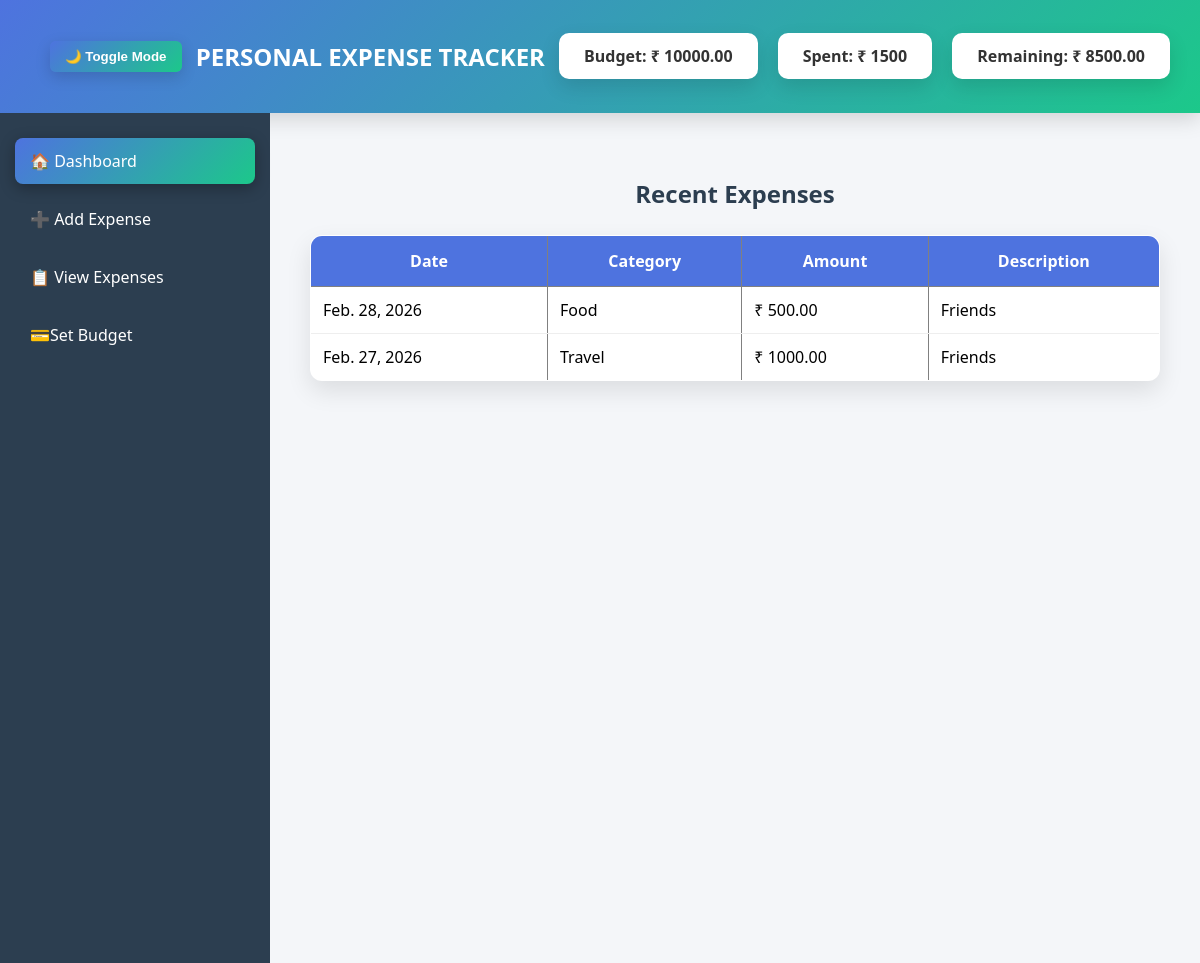
Before: / with the older database file.
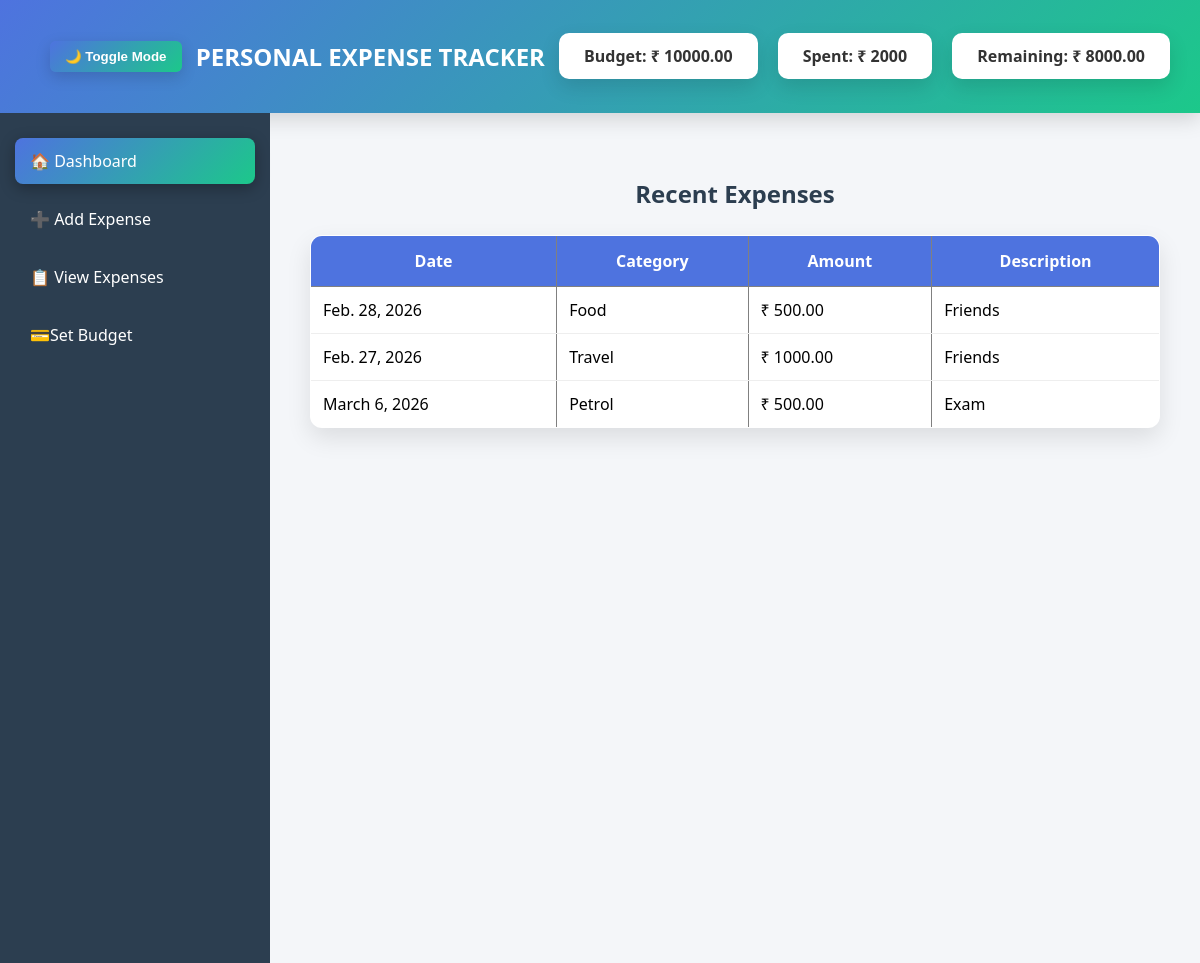
After: the same page with the newer database file.
### tracker/models.py (models this page shows, shortened)
class Budget(models.Model):
    total_budget = models.DecimalField(max_digits=10, decimal_places=2)

class Expense(models.Model):
    date = models.DateField()
    category = models.CharField(max_length=100)
    amount = models.DecimalField(max_digits=10, decimal_places=2)
    description = models.TextField()

### tracker/views.py (the view)
# urls.py: path('', views.dashboard, name='dashboard'),
def dashboard(request):
    expenses = Expense.objects.all()
    total_spent = expenses.aggregate(Sum('amount'))['amount__sum'] or 0
    budget_obj = Budget.objects.first()
    total_budget = budget_obj.total_budget if budget_obj else 0
    remaining = total_budget - total_spent
    context = {
        'expenses': expenses,
        'total_spent': total_spent,
        'total_budget': total_budget,
        'remaining': remaining
    }
    return render(request, 'dashboard.html', context)

### tracker/templates/dashboard.html
{% extends 'base.html' %}
{% block content %}
<h3 class="page-title">Recent Expenses</h3>
<table border="1" cellpadding="10">
<tr>
    <th>Date</th>
    <th>Category</th>
    <th>Amount</th>
    <th>Description</th>
</tr>
{% for expense in expenses %}
<tr>
    <td>{{ expense.date }}</td>
    <td>{{ expense.category }}</td>
    <td>₹ {{ expense.amount }}</td>
    <td>{{ expense.description }}</td>
</tr>
{% endfor %}
</table>
{% endblock %}

### tracker/templates/base.html (shortened to what this page needs)
<!DOCTYPE html>
<html>
<head>
</head>
<body>
<div class="topbar">
  <button onclick="toggleDarkMode()" style="margin-left:20px; padding:8px 15px; border-radius:6px;">
    🌙 Toggle Mode
  </button>
    <h2>PERSONAL EXPENSE TRACKER</h2>
    <div style="display:flex; gap:20px;">
        <div class="card">Budget: ₹ {{ total_budget }}</div>
        <div class="card">Spent: ₹ {{ total_spent }}</div>
        <div class="card">Remaining: ₹ {{ remaining }}</div>
    </div>
</div>
<div class="container">
    <div class="sidebar">
        <a href="/" class="{% if request.path == '/' %}active{% endif %}">🏠 Dashboard</a>
        <a href="/add/" class="{% if request.path == '/add/' %}active{% endif %}">➕ Add Expense</a>
        <a href="/view/" class="{% if request.path == '/view/' %}active{% endif %}">📋 View Expenses</a>
        <a href="/budget/" class="{% if request.path == '/budget/' %}active{% endif %}">💳Set Budget</a>
    </div>
    <div class="main">
        {% block content %}
        {% endblock %}
    </div>
</div>
</body>
</html>

### tracker/templates/base.html (style rules this page uses)
body { margin: 0; font-family: 'Segoe UI', sans-serif; background: #f4f6f9; }
.topbar { background: linear-gradient(135deg, #4e73df, #1cc88a); color: white; padding: 20px 30px; display: flex; justify-content: space-between; align-items: center; box-shadow: 0 6px 20px rgba(0,0,0,0.15); }
.card { background: white; color: #333; padding: 12px 25px; border-radius: 10px; font-weight: 600; box-shadow: 0 8px 20px rgba(0,0,0,0.12); transition: 0.3s ease; }
.container { display: flex; }
.sidebar { width: 240px; background: #2c3e50; height: 100vh; padding: 25px 15px; }
.sidebar a { display: block; padding: 12px 15px; margin-bottom: 12px; text-decoration: none; color: white; border-radius: 8px; transition: all 0.3s ease; font-weight: 500; }
.sidebar a.active { background: linear-gradient(135deg, #4e73df, #1cc88a); box-shadow: 0 4px 15px rgba(0,0,0,0.3); }
.main { flex: 1; padding: 40px; display: flex; flex-direction: column; align-items: center; }
h3 { color: #2c3e50; margin-bottom: 20px; text-align: center; }
.page-title { text-align: center; font-size: 24px; font-weight: 700; color: #2c3e50; margin-bottom: 25px; }
button { background: linear-gradient(135deg, #4e73df, #1cc88a); color: white; padding: 12px 20px; border: none; border-radius: 8px; cursor: pointer; font-weight: 600; transition: all 0.3s ease; box-shadow: 0 5px 15px rgba(0,0,0,0.15); }
table { width: 100%; border-collapse: collapse; background: white; border-radius: 12px; overflow: hidden; box-shadow: 0 10px 25px rgba(0,0,0,0.1); transition: 0.3s; }
table th { background: #4e73df; color: white; padding: 14px; }
table td { padding: 12px; border-bottom: 1px solid #eee; }

Changed rows visible on the page:
added Expense: date "March 6, 2026", category "Petrol", amount "500.00", description "Exam"
Other visible differences:
{{ total_spent }}: "1500" → "2000"
{{ remaining }}: "8500.00" → "8000.00"
